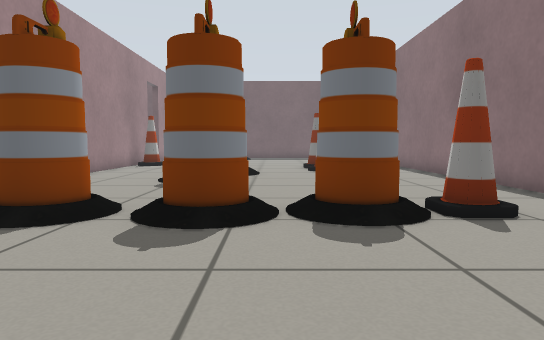
[1] (above)

20 first-person views from a walk through a Gazebo world. The camera is 0.5 m above the floor, tilts 4° down and sees 70° across. The floor is counted in squares, 0.5 m on a side. Each view is taken from the middle of a square. On the plan, view 1 faces up. The plan holds only what a view shows up to about 13 squares ahead; the rest is blank.

[2]
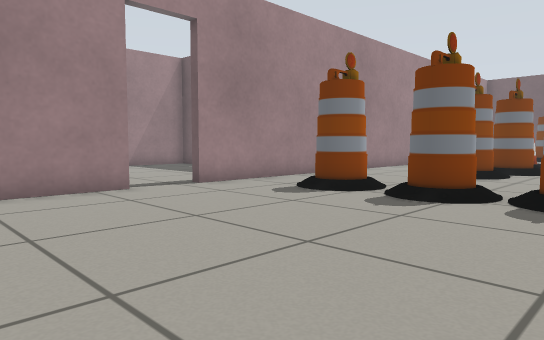

[3]
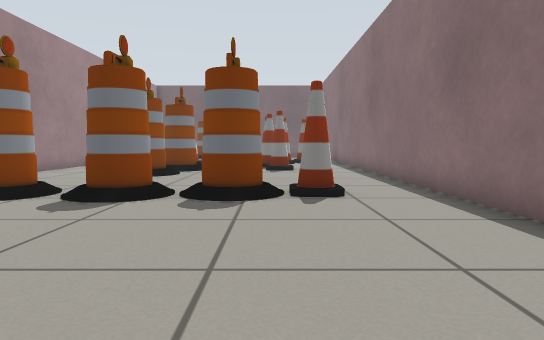

[4]
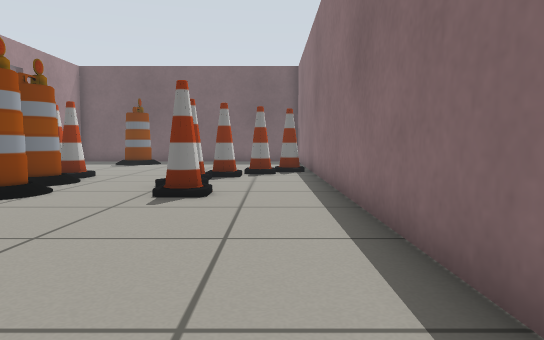

[5]
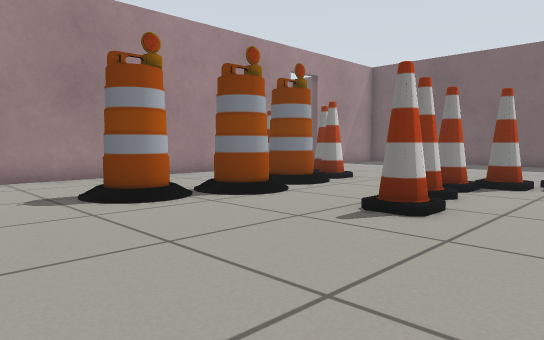

[6]
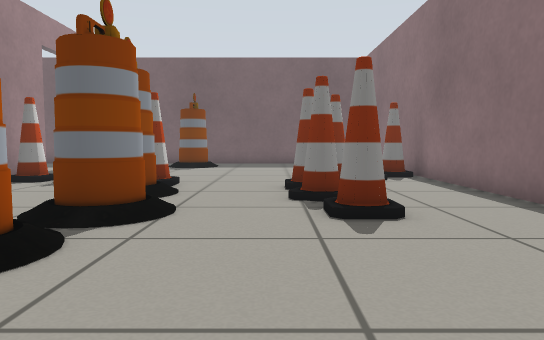

[7]
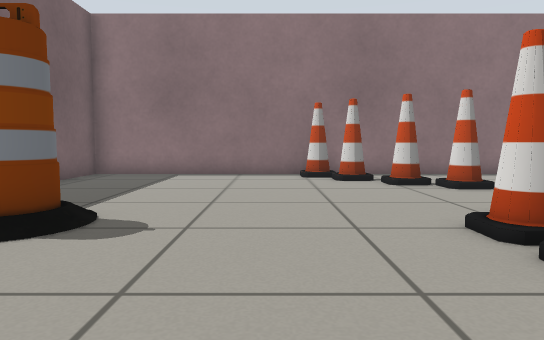

[8]
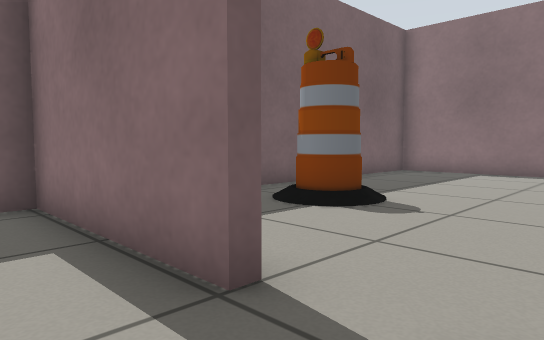

[9]
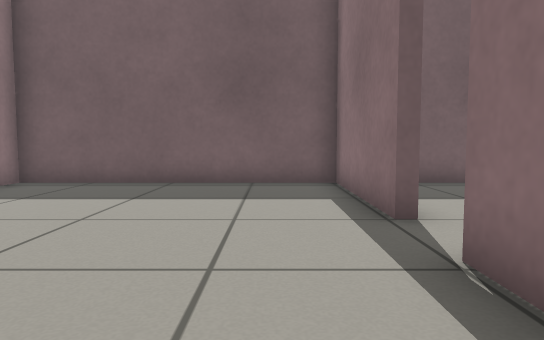

[10]
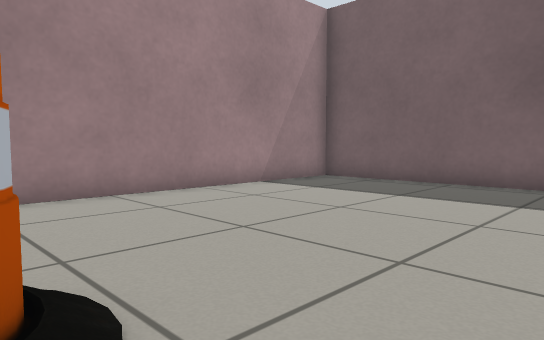

[11]
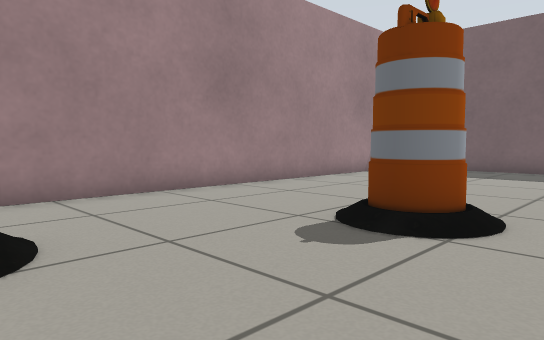

[12]
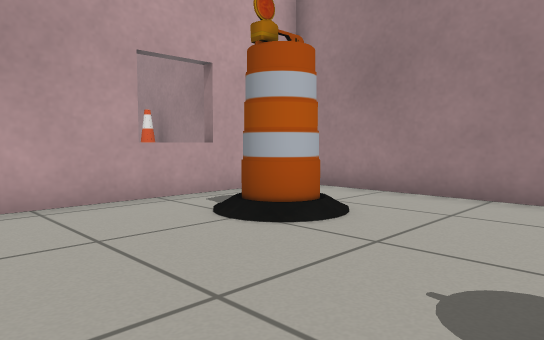

[13]
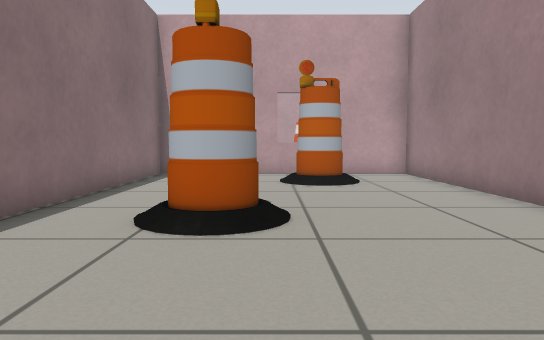

[14]
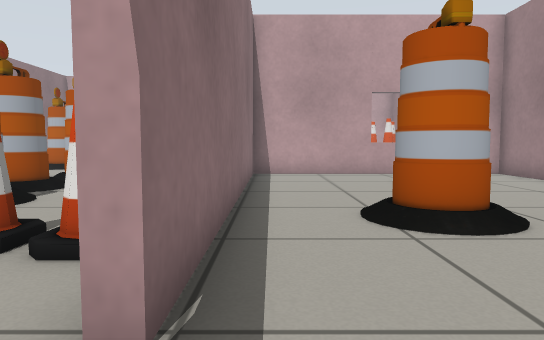

[15]
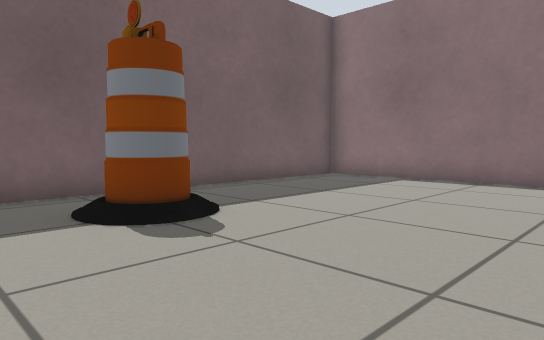

[16]
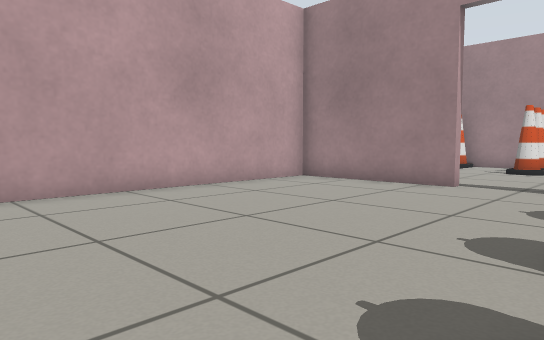

[17]
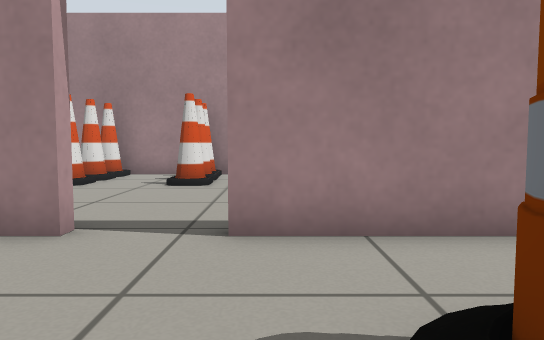

[18]
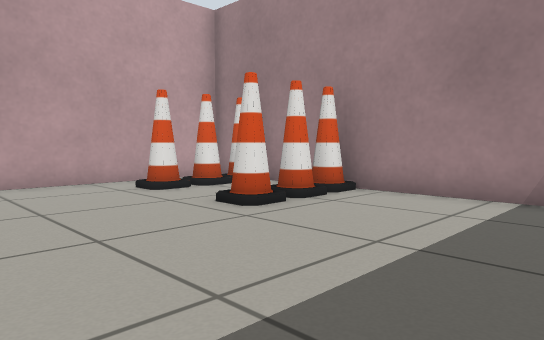

[19]
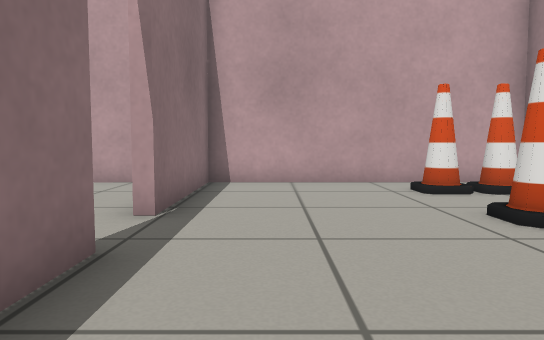

[20]
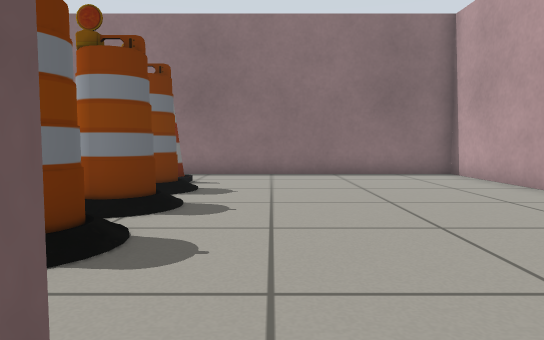

### Floor plan
Points are (right, up) in squares from view 1. A wall is a line through its corners. A room is listed if a view was taken in it or the views show most of it. See-through windows are left out.
Room 1 (views 1, 2, 3, 4, 5, 6, 15, 16, 17)
walls: (-6.1, 14.6) (-6.1, 3.5); (-6.1, 19.2) (-6.1, 17.2); (-6.1, 1.7) (-6.1, -2.8) (5.4, -2.7) (5.4, 25.6) (-4.4, 25.6)
ways out: open door at (-6, 20.5) to room 2; open door at (-6, 2.5) to room 3
objects: cone (-5, 17); barrel (-4, 5) to (-3, 6); cone (-4, 17); cone (-3, 17); barrel (-3, 23) to (-2, 24); barrel (-2, 10) to (-2, 11); barrel (-2, 12) to (-1, 13); barrel (-2, 14) to (-2, 15); cone (-2, 16); barrel (-1, 5) to (-1, 6); barrel (1, 5) to (2, 6); cone (2, 12) to (2, 13); cone (2, 14); cone (2, 16); cone (2, 17) to (3, 17); cone (3, 6); cone (4, 18); cone (5, 19)
Room 2 (views 7, 8, 9, 10, 11, 12, 13, 14)
walls: (-6.4, 21) (-6.4, 25.6) (-14.3, 25.6) (-14.3, 8.5) (-6.4, 8.5) (-6.4, 19.2)
ways out: open door at (-6, 20.5) to room 1
objects: barrel (-12, 11) to (-11, 11); barrel (-10, 16) to (-9, 16)
Room 3 (views 18, 19, 20)
walls: (-14.3, 5.8) (-14.3, -2.8) (-6.4, -2.8) (-6.4, 1.7)
low walls: (-6.4, 3.5) (-6.4, 4.9)
ways out: open door at (-6, 2.5) to room 1
objects: cone (-14, -1); cone (-14, 2); cone (-13, -1); cone (-13, 2); cone (-12, -1) to (-11, -1); cone (-12, 2) to (-11, 2)

Where each view was taken, in squares from view 1:
view 1: 0 up, 0 right, facing up
view 2: 2 down, 2 right, facing up-left
view 3: 2 down, 2 right, facing up
view 4: 5 up, 4 right, facing up
view 5: 7 up, 5 right, facing up-left
view 6: 7 up, 1 right, facing up
view 7: 20 up, 7 left, facing right
view 8: 19 up, 8 left, facing up-right
view 9: 16 up, 8 left, facing up
view 10: 16 up, 7 left, facing up-left
view 11: 11 up, 7 left, facing up-left
view 12: 15 up, 7 left, facing down-left
view 13: 21 up, 10 left, facing down
view 14: 21 up, 7 left, facing down
view 15: 18 up, 5 left, facing up-right
view 16: 5 up, 3 right, facing down-left
view 17: 4 up, 2 left, facing left
view 18: 7 up, 7 left, facing down-left
view 19: 7 up, 8 left, facing down
view 20: 3 up, 7 left, facing right
